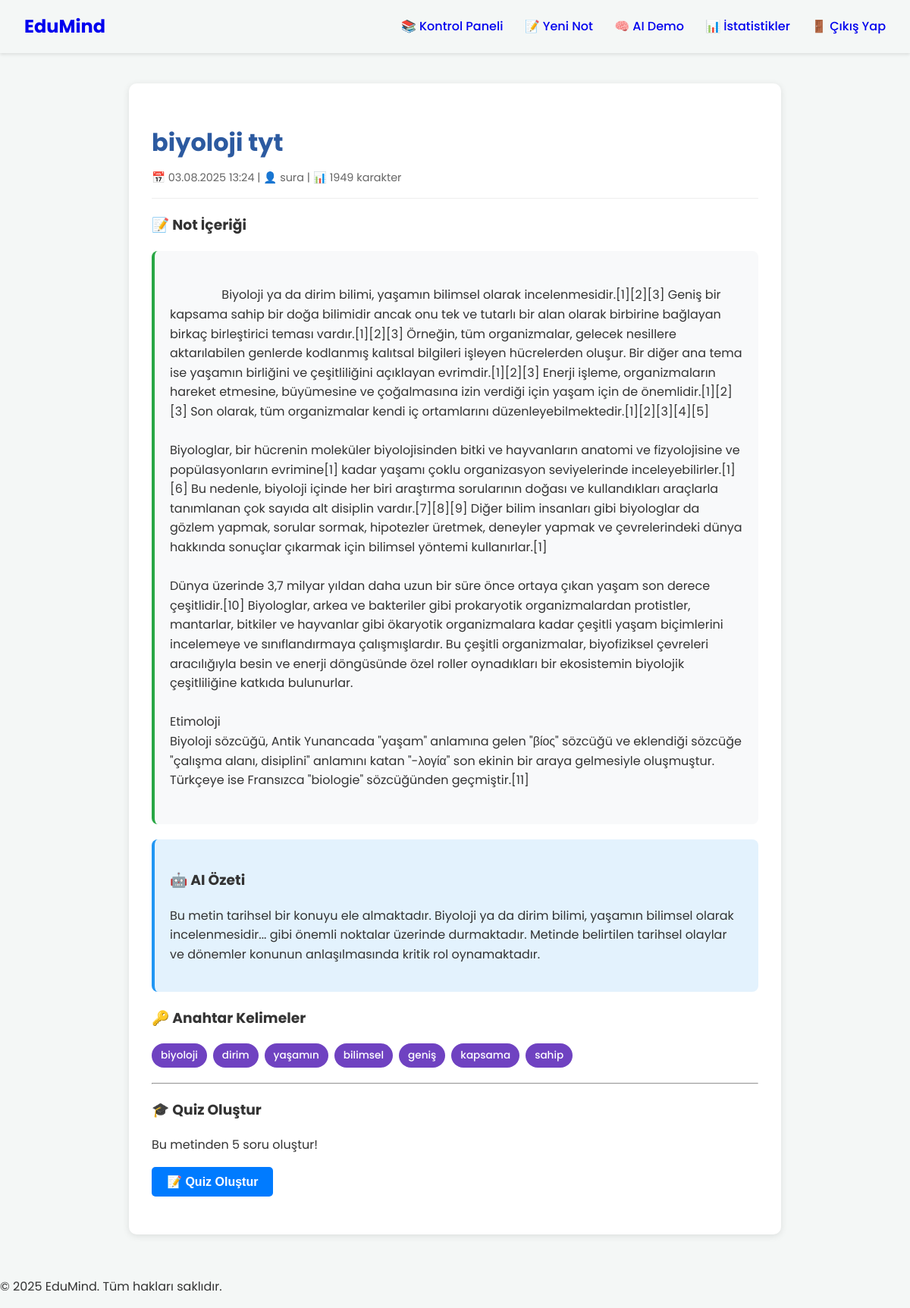
The app's page /note/8 (signed in) with its own data.
### app/models.py (models this page shows, shortened)
class Note(db.Model):
    id = db.Column(db.Integer, primary_key=True)
    title = db.Column(db.String(100), nullable=False)
    content = db.Column(db.Text, nullable=False)
    summary = db.Column(db.Text, nullable=True) # AI tarafından oluşturulan özet
    keywords = db.Column(db.String(200), nullable=True) # AI tarafından çıkarılan anahtar kelimeler
    date_posted = db.Column(db.DateTime, nullable=False, default=datetime.utcnow)
    user_id = db.Column(db.Integer, db.ForeignKey('user.id'), nullable=False)

class User(UserMixin, db.Model):
    id = db.Column(db.Integer, primary_key=True)
    username = db.Column(db.String(80), unique=True, nullable=False)
    email = db.Column(db.String(120), unique=True, nullable=False)
    password_hash = db.Column(db.String(256))
    age_group = db.Column(db.String(10), nullable=False) # 'child' veya 'teen'
    notes = db.relationship('Note', backref='author', lazy=True)

### app/routes.py (the view)
@main_bp.route("/note/<int:note_id>")
@login_required
def view_note(note_id):
    note = Note.query.get_or_404(note_id)
    if note.author != current_user:
        abort(403)
    return render_template('view_note.html', title=note.title, note=note)

### app/__init__.py (called while the page is built)
def create_app():
    app = Flask(__name__)
    app.config.from_object(Config)
    try:
        os.makedirs(app.instance_path)
    except OSError:
        pass
    db.init_app(app)
    login_manager.init_app(app)
    from app.routes import main_bp
    app.register_blueprint(main_bp)
    from app.models import User
    @login_manager.user_loader
    def load_user(user_id):
        return User.query.get(int(user_id))
    with app.app_context():
        db.create_all() # Veritabanı tablolarını oluştur
    return app

### app/templates/view_note.html (shortened to what this page needs)
{% extends "base.html" %}
{% block content %}
<div class="container">
    <div class="note-container">
        <div class="note-header">
            <h1>{{ note.title }}</h1>
            <div class="note-meta">
                📅 {{ note.date_posted.strftime('%d.%m.%Y %H:%M') }} |
                👤 {{ note.author.username }} |
                📊 {{ note.content|length }} karakter
            </div>
        </div>
        <div class="note-content">
            <h3>📝 Not İçeriği</h3>
            <div class="content-text">
                {{ note.content }}
            </div>
        </div>
        {% if note.summary %}
        <div class="ai-summary">
            <h3>🤖 AI Özeti</h3>
            <p>{{ note.summary }}</p>
        </div>
        {% endif %}
        {% if note.keywords %}
        <div class="ai-keywords">
            <h3>🔑 Anahtar Kelimeler</h3>
            <div class="keywords">
                {% for keyword in note.keywords.split(',') %}
                <span class="keyword">{{ keyword.strip() }}</span>
                {% endfor %}
            </div>
        </div>
        {% endif %}
        <hr>
        <h3>🎓 Quiz Oluştur</h3>
        <p>Bu metinden 5 soru oluştur!</p>
        <button id="quiz-btn" onclick="createQuiz('{{ note.id }}')" style="background: #007bff; color: white; padding: 10px 20px; border: none; border-radius: 5px; cursor: pointer;">
            📝 Quiz Oluştur
        </button>
    </div>
</div>
{% endblock %}

### app/static/css/main.css (style rules this page uses)
:root { --font-family: 'Poppins', sans-serif; }
body { font-family: var(--font-family); margin: 0; color: #333; background-color: #f4f7f6; line-height: 1.6; }
.container { max-width: 960px; margin: 2rem auto; padding: 0 1.5rem; }

### app/templates/view_note.html (style rules this page uses)
.container { max-width: 900px; margin: 0 auto; padding: 20px; }
.note-container { background: white; padding: 30px; border-radius: 10px; box-shadow: 0 2px 10px rgba(0,0,0,0.1); }
.note-header h1 { color: #2c5aa0; margin-bottom: 10px; }
.note-meta { color: #666; font-size: 0.9rem; border-bottom: 1px solid #eee; padding-bottom: 15px; margin-bottom: 20px; }
.note-content { margin: 20px 0; }
.content-text { background: #f8f9fa; padding: 20px; border-radius: 8px; border-left: 4px solid #28a745; line-height: 1.6; white-space: pre-wrap; }
.ai-summary { background: #e3f2fd; padding: 20px; border-radius: 8px; margin: 20px 0; border-left: 4px solid #2196f3; }
.ai-keywords { margin: 20px 0; }
.keywords { display: flex; flex-wrap: wrap; gap: 8px; }
.keyword { background: #6f42c1; color: white; padding: 5px 12px; border-radius: 20px; font-size: 0.85rem; font-weight: 500; }
#quiz-btn { font-size: 16px; font-weight: bold; transition: all 0.3s ease; }

### records on screen
Note: title "biyoloji tyt", date_posted "03.08.2025 13:24", content "Biyoloji ya da dirim bilimi, yaşamın bilimsel olarak incelenmesidir.[1][2][3] Geniş bir kapsama sahip bir doğa bilimidir ancak onu tek ve tutarlı bir alan olarak birbirine bağlayan birkaç birleştirici teması vardır.[1][2][3] Örneğin, tüm organizmalar, gelecek nesillere aktarılabilen genlerde kodlanmış kalıtsal bilgileri işleyen hücrelerden oluşur. Bir diğer ana tema ise yaşamın birliğini ve çeşitliliğini açıklayan evrimdir.[1][2][3] Enerji işleme, organizmaların hareket etmesine, büyümesine ve çoğalmasına izin verdiği için yaşam için de önemlidir.[1][2][3] Son olarak, tüm organizmalar kendi iç ortamlarını düzenleyebilmektedir.[1][2][3][4][5] Biyologlar, bir hücrenin moleküler biyolojisinden…", summary "Bu metin tarihsel bir konuyu ele almaktadır. Biyoloji ya da dirim bilimi, yaşamın bilimsel olarak incelenmesidir... gibi önemli noktalar üzerinde durmaktadır. Metinde belirtilen tarihsel olaylar ve dönemler konunun anlaşılmasında kritik rol oynamaktadır."
User: author.username "sura"

### other values on screen
{{ note.content|length }} "1949"
{{ keyword.strip() }} "biyoloji" "dirim" "yaşamın" "bilimsel" "geniş" "kapsama" "sahip"
